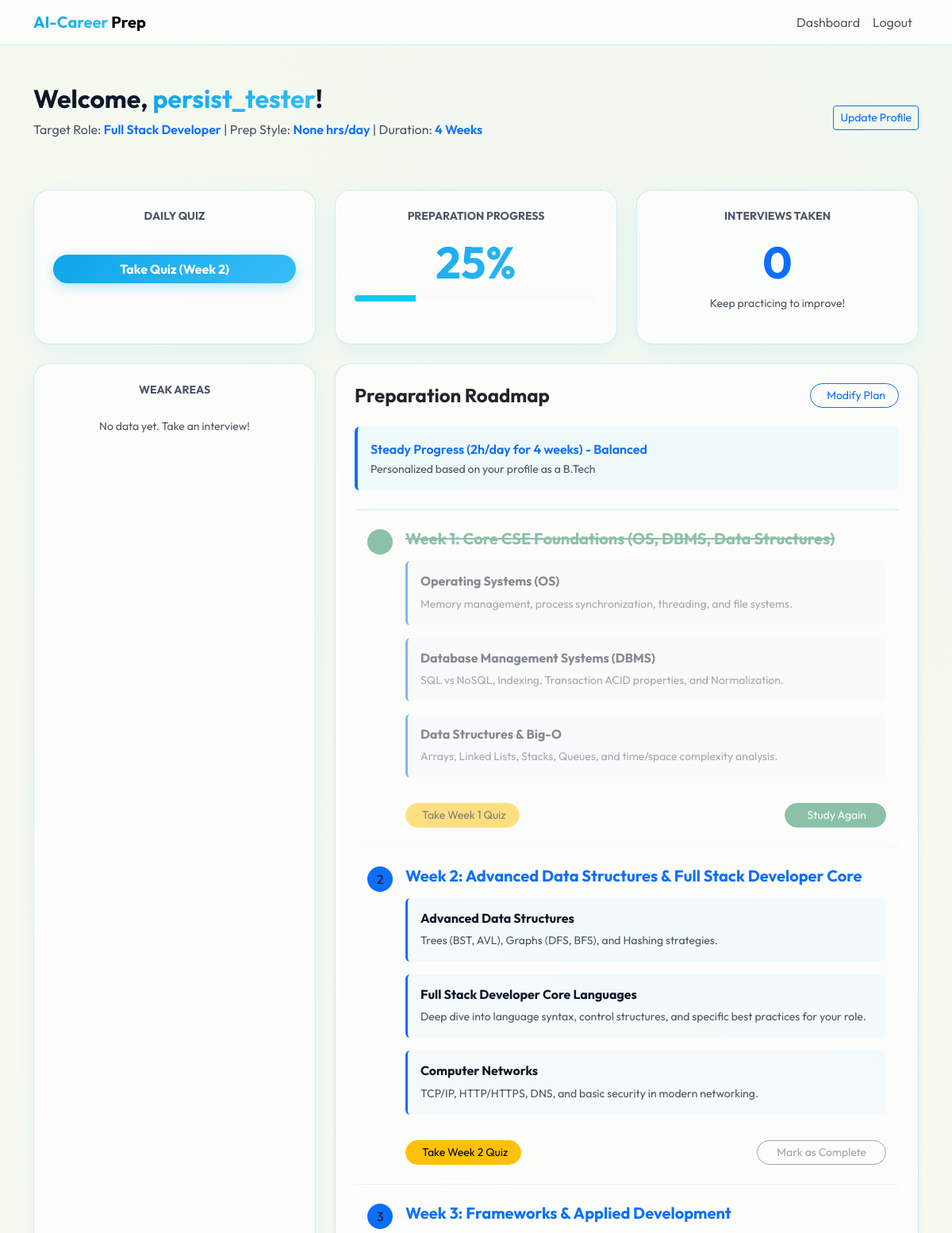
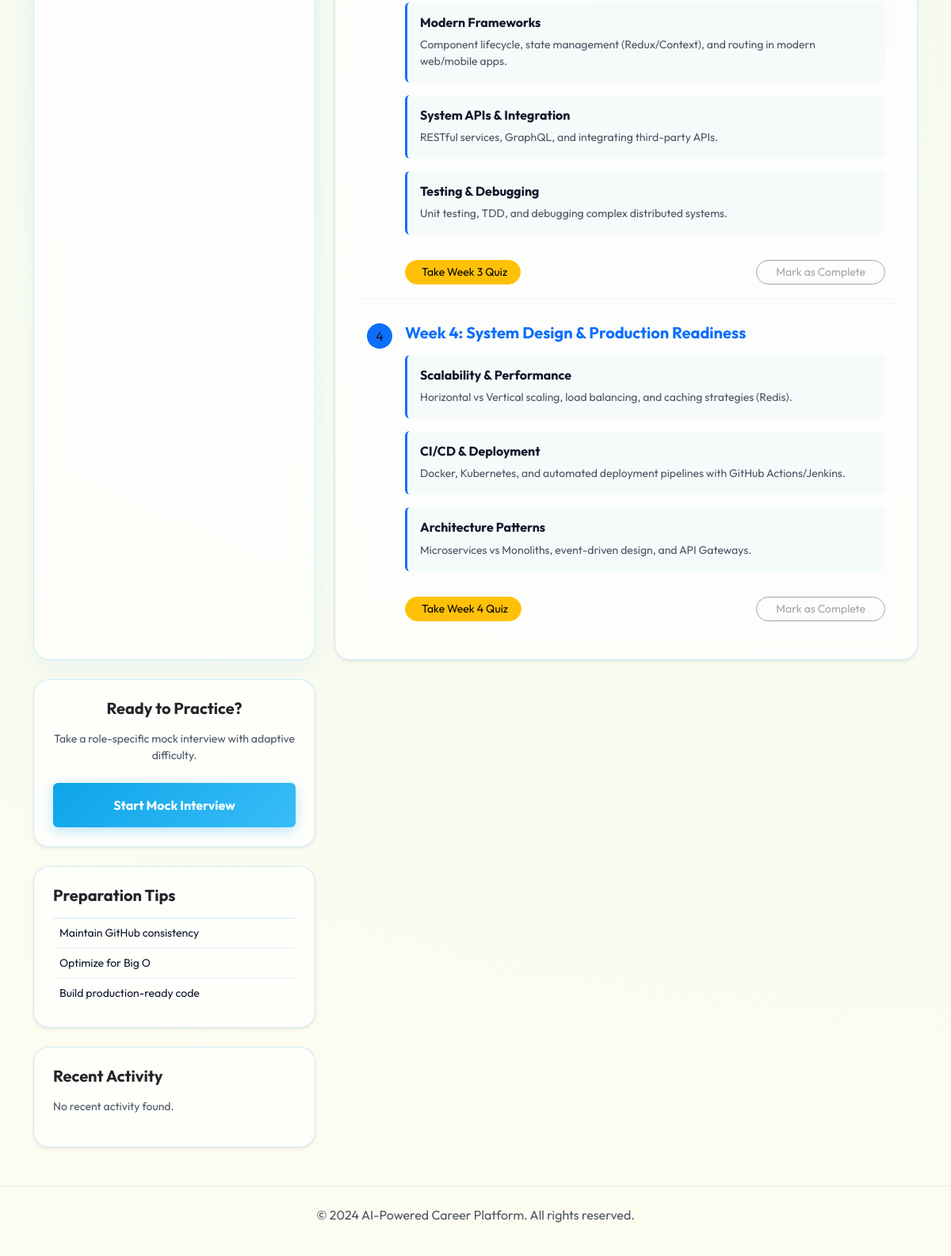
The page /dashboard (signed in) on the database its author committed (2 pictures, top to bottom).
### models.py (models this page shows)
class User(UserMixin, db.Model):
    id = db.Column(db.Integer, primary_key=True)
    username = db.Column(db.String(150), unique=True, nullable=False)
    email = db.Column(db.String(150), unique=True, nullable=False)
    password = db.Column(db.String(500), nullable=False)
    age = db.Column(db.Integer)
    education_level = db.Column(db.String(100))
    available_time = db.Column(db.String(100)) # e.g., "Full-time", "2 hours/day"
    desired_role = db.Column(db.String(100))
    prep_weeks = db.Column(db.Integer, default=1)
    readiness_score = db.Column(db.Integer, default=0)
    completed_modules = db.Column(db.String(500), default="") # Comma-separated indices
    sessions = db.relationship('InterviewSession', backref='user', lazy=True)

### app.py (the view)
    @app.route('/dashboard')
    @login_required
    def dashboard():
        from core.roadmap import generate_roadmap
        from models import QuizAttempt
        roadmap_data = generate_roadmap(current_user)
        passed_attempts = QuizAttempt.query.filter_by(user_id=current_user.id).all()
        passed_weeks = [
            a.week_number for a in passed_attempts
            if a.score >= (a.total_questions * 0.7)
        ]
        completed_indices = [int(i) for i in current_user.completed_modules.split(',') if i]
        current_prep_week = 1
        for i in range(current_user.prep_weeks or 1):
            if i not in completed_indices:
                current_prep_week = i + 1
                break
            else:
                current_prep_week = i + 1
        return render_template('dashboard.html',
                               user=current_user,
                               roadmap=roadmap_data,
                               passed_weeks=passed_weeks,
                               current_week=current_prep_week)

### templates/dashboard.html (shortened to what this page needs)
{% extends "base.html" %}
{% block content %}
<div class="row">
    <div class="col-12 mb-5 d-flex justify-content-between align-items-center">
        <div>
            <h2 class="fw-bold">Welcome, <span class="gradient-text">{{ user.username }}</span>!</h2>
            <p class="text-muted">Target Role: <span class="fw-semibold text-primary">{{ user.desired_role }}</span> | Prep Style: <span class="fw-semibold text-primary">{{ user.available_time }} hrs/day</span> | Duration: <span class="fw-semibold text-primary">{{ user.prep_weeks }} Weeks</span></p>
        </div>
        <a href="{{ url_for('onboarding') }}" class="btn btn-outline-primary btn-sm">Update Profile</a>
    </div>
    <div class="col-md-4 mb-4">
        <div class="card card-glass p-4 text-center h-100">
            <h6 class="text-muted text-uppercase small fw-bold">Daily Quiz</h6>
            <a href="{{ url_for('quiz', week=current_week) }}" class="btn btn-primary w-100 rounded-pill fw-bold">Take Quiz (Week {{ current_week }})</a>
        </div>
    </div>
    <div class="col-md-4 mb-4">
        <div class="card card-glass p-4 text-center h-100">
            <h6 class="text-muted text-uppercase small fw-bold">Preparation Progress</h6>
            <div class="display-4 fw-bold gradient-text my-2">{{ user.readiness_score }}%</div>
            <div class="progress bg-dark" style="height: 8px;">
                <div class="progress-bar bg-info" role="progressbar" style="width:{{ user.readiness_score or 0 }}%;"></div>
            </div>
        </div>
    </div>
    <div class="col-md-4 mb-4">
        <div class="card card-glass p-4 text-center h-100">
            <h6 class="text-muted text-uppercase small fw-bold">Interviews Taken</h6>
            <div class="display-4 fw-bold text-primary my-2">{{ user.sessions|length }}</div>
            <p class="text-muted small">Keep practicing to improve!</p>
        </div>
    </div>
    <div class="col-md-4 mb-4">
        <div class="card card-glass p-4 text-center h-100">
            <h6 class="text-muted text-uppercase small fw-bold">Weak Areas</h6>
            <div class="text-white mt-3">
                {% if user.sessions and user.sessions[-1].weak_areas %}
                    {% for area in user.sessions[-1].weak_areas.split(',') %}
                        <span class="badge bg-danger mb-1">{{ area.strip() }}</span>
                    {% endfor %}
                {% else %}
                    <span class="text-muted italic small">No data yet. Take an interview!</span>
                {% endif %}
            </div>
        </div>
    </div>
    <div class="col-md-8">
        <div class="card card-glass p-4 shadow-sm mb-4">
            <div class="d-flex justify-content-between align-items-center mb-4">
                <h4 class="fw-bold mb-0">Preparation Roadmap</h4>
                <a href="{{ url_for('onboarding') }}" class="btn btn-outline-primary btn-sm rounded-pill px-3">
                     Modify Plan
                </a>
            </div>
            <div class="roadmap-summary p-3 rounded border-start border-primary border-4 mb-4" style="background: rgba(14, 165, 233, 0.05);">
                <p class="mb-0 fw-semibold text-primary">{{ roadmap.strategy }}</p>
                <small class="text-muted">Personalized based on your profile as a {{ user.education_level }}</small>
            </div>
            <div class="list-group list-group-flush bg-transparent">
                {% for module in roadmap.modules %}
                {% set module_idx = loop.index0 %}
                {% set is_completed = (module_idx|string) in user.completed_modules.split(',') %}
                <div class="list-group-item bg-transparent text-white border-secondary py-4 {% if is_completed %}opacity-50{% endif %}" style="position: relative;">
                    <div class="d-flex align-items-start">
                        <div class="me-3 {% if is_completed %}bg-success{% else %}bg-primary{% endif %} rounded-circle d-flex align-items-center justify-content-center flex-shrink-0" style="width: 32px; height: 32px;">
                            {% if is_completed %}<i class="bi bi-check-lg"></i>{% else %}{{ loop.index }}{% endif %}
                        </div>
                        <div class="w-100">
                            <h5 class="mb-3 fw-bold {% if is_completed %}text-success text-decoration-line-through{% else %}text-primary{% endif %}">{{ module.title }}</h5>
                            <div class="row">
                                {% for subject in module.subjects %}
                                <div class="col-12 mb-3">
                                    <div class="p-3 rounded border-start border-primary border-3" style="background: rgba(14, 165, 233, 0.03);">
                                        <h6 class="fw-bold mb-2">{{ subject.name }}</h6>
                                        <p class="text-muted small mb-0">{{ subject.content }}</p>
                                    </div>
                                </div>
                                {% endfor %}
                            </div>
                            <div class="d-flex justify-content-between align-items-center mt-3">
                                <div>
                                    {% set week_num = module_idx + 1 %}
                                    {% if week_num in passed_weeks %}
                                        <span class="badge bg-success"><i class="bi bi-patch-check-fill me-1"></i> Quiz Passed</span>
                                    {% else %}
                                        <a href="{{ url_for('quiz', week=week_num) }}" class="btn btn-warning btn-sm rounded-pill px-3">
                                             Take Week {{ week_num }} Quiz
                                        </a>
                                    {% endif %}
                                </div>
                                <div>
                                    <a href="{{ url_for('toggle_module', module_idx=module_idx) }}"
                                       class="btn {% if is_completed %}btn-success{% elif week_num in passed_weeks %}btn-outline-primary{% else %}btn-outline-secondary disabled{% endif %} btn-sm rounded-pill px-4">
                                        {% if is_completed %}
                                             Study Again
                                        {% else %}
                                            Mark as Complete
                                        {% endif %}
                                    </a>
                                </div>
                            </div>
                        </div>
                    </div>
                </div>
                {% endfor %}
            </div>
        </div>
    </div>
    <div class="col-md-4">
        <div class="card card-glass p-4 shadow-sm text-center mb-4">
            <h5 class="fw-bold mb-3">Ready to Practice?</h5>
            <p class="text-muted small mb-4">Take a role-specific mock interview with adaptive difficulty.</p>
            <a href="{{ url_for('start_interview') }}" class="btn btn-primary w-100 py-3 fw-bold">Start Mock Interview</a>
        </div>
        <div class="card card-glass p-4 shadow-sm mb-4">
            <h5 class="fw-bold mb-3">Preparation Tips</h5>
            <ul class="list-group list-group-flush bg-transparent small">
                {% for tip in roadmap.tips %}
                <li class="list-group-item bg-transparent text-white border-dark px-0 py-2">
                     {{ tip }}
                </li>
                {% endfor %}
            </ul>
        </div>
        <div class="card card-glass p-4 shadow-sm">
            <h5 class="fw-bold mb-3">Recent Activity</h5>
            <div class="activity-feed small text-muted">
                {% if user.sessions %}
                    {% for session in user.sessions[:3] %}
                        <div class="mb-2 border-bottom border-dark pb-2">
                            <div class="d-flex justify-content-between">
                                <span class="text-white">Interview ({{ session.role }})</span>
                                <span>{{ session.date.strftime('%b %d') }}</span>
                            </div>
                            <span>Score: {{ session.score }}%</span>
                        </div>
                    {% endfor %}
                {% else %}
                    <p>No recent activity found.</p>
                {% endif %}
            </div>
        </div>
    </div>
</div>
{% endblock %}

### static/css/style.css (style rules this page uses)
:root { --sky-blue: #0ea5e9; --sky-blue-hover: #0284c7; --cream-bg: #fdfcf0; --deep-slate: #0f172a; --glass-bg: rgba(255, 255, 255, 0.85); --glass-border: rgba(14, 165, 233, 0.15); --primary-gradient: linear-gradient(135deg, #0ea5e9 0%, #38bdf8 100%); }
body { background-color: var(--cream-bg); background-image: radial-gradient(circle at top right, rgba(14, 165, 233, 0.05), transparent); color: var(--deep-slate); min-height: 100vh; }
.card-glass { background: var(--glass-bg); backdrop-filter: blur(12px); border: 1px solid var(--glass-border); border-radius: 20px; box-shadow: 0 10px 30px rgba(14, 165, 233, 0.08); transition: transform 0.3s ease, box-shadow 0.3s ease; }
.gradient-text { background: var(--primary-gradient); -webkit-background-clip: text; background-clip: text; -webkit-text-fill-color: transparent; }
.list-group-item { border-color: rgba(14, 165, 233, 0.1) !important; }
.text-white { color: var(--deep-slate) !important; }
.text-muted { color: #4b5563 !important; }
.bg-dark { background-color: #f8fafc !important; }
.border-secondary, .border-dark { border-color: rgba(14, 165, 233, 0.1) !important; }

### templates/base.html (style rules this page uses)
:root { --sky-blue: #0ea5e9; --sky-blue-hover: #0284c7; --cream-bg: #fdfcf0; --deep-slate: #0f172a; --glass-bg: rgba(255, 255, 255, 0.7); --glass-border: rgba(14, 165, 233, 0.2); --primary-gradient: linear-gradient(135deg, #0ea5e9 0%, #38bdf8 100%); }
body { font-family: 'Outfit', sans-serif; background-color: var(--cream-bg); color: var(--deep-slate); min-height: 100vh; }
.btn-primary { background: var(--primary-gradient); border: none; box-shadow: 0 4px 15px rgba(14, 165, 233, 0.3); color: white !important; }

### rows shown on the page
User: username "persist_tester", desired_role "Full Stack Developer", available_time "None", prep_weeks "4", readiness_score "25", education_level "B.Tech"

### other values the page prints
{{ current_week }} "2"
{{ user.sessions|length }} "0"
{{ roadmap.strategy }} "Steady Progress (2h/day for 4 weeks) - Balanced"
{{ module.title }} "Week 1: Core CSE Foundations (OS, DBMS, Data Structures)" "Week 2: Advanced Data Structures & Full Stack Developer Core" "Week 3: Frameworks & Applied Development" "Week 4: System Design & Production Readiness"
{{ subject.name }} "Operating Systems (OS)" "Database Management Systems (DBMS)" "Data Structures & Big-O" "Advanced Data Structures" "Full Stack Developer Core Languages" "Computer Networks" "Modern Frameworks" "System APIs & Integration" "Testing & Debugging" "Scalability & Performance" "CI/CD & Deployment" "Architecture Patterns"
{{ subject.content }} "Memory management, process synchronization, threading, and file systems." "SQL vs NoSQL, Indexing, Transaction ACID properties, and Normalization." "Arrays, Linked Lists, Stacks, Queues, and time/space complexity analysis." "Trees (BST, AVL), Graphs (DFS, BFS), and Hashing strategies." "Deep dive into language syntax, control structures, and specific best practices for your role." "TCP/IP, HTTP/HTTPS, DNS, and basic security in modern networking." "Component lifecycle, state management (Redux/Context), and routing in modern web/mobile apps." "RESTful services, GraphQL, and integrating third-party APIs." "Unit testing, TDD, and debugging complex distributed systems." "Horizontal vs Vertical scaling, load balancing, and caching strategies (Redis)." "Docker, Kubernetes, and automated deployment pipelines with GitHub Actions/Jenkins." "Microservices vs Monoliths, event-driven design, and API Gateways."
{{ week_num }} "1" "2" "3" "4"
{{ tip }} "Maintain GitHub consistency" "Optimize for Big O" "Build production-ready code"
